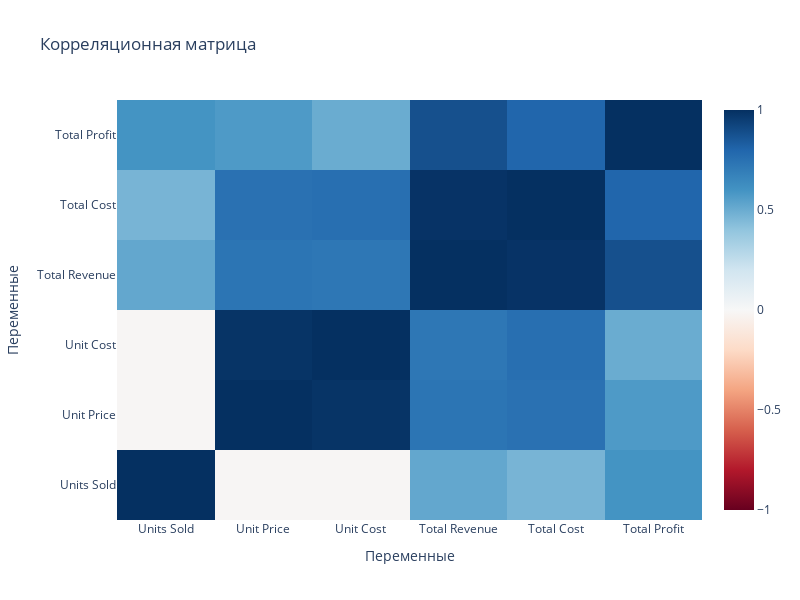

Write notebook code for a chart like this one.
### Code cell
import plotly.express as px
import plotly.graph_objects as go

# Рассчитываем корреляционную матрицу
correlation_matrix = df[['Units Sold', 'Unit Price', 'Unit Cost', 'Total Revenue', 'Total Cost', 'Total Profit']].corr()

# Создаем график с использованием plotly
fig = go.Figure(data=go.Heatmap(
    z=correlation_matrix.values,
    x=correlation_matrix.columns,
    y=correlation_matrix.index,
    colorscale='RdBu',
    zmin=-1, zmax=1,
    text=correlation_matrix.round(2).values,  # Аннотируем каждую ячейку значением корреляции
    hovertemplate='%{x} <br>%{y}: %{text}<extra></extra>',  # Добавляем подсказку при наведении
))

# Добавляем титул и показываем график
fig.update_layout(
    title='Корреляционная матрица',
    xaxis_title='Переменные',
    yaxis_title='Переменные',
    width=800, height=600
)

fig.show()

### Figure 1 — Plotly figure (JSON) as saved in the notebook; plotly's stock layout.template omitted (floating-point values rounded to 4 significant figures)
{"data": [{"colorscale": [[0, "rgb(103,0,31)"], [0.1, "rgb(178,24,43)"], [0.2, "rgb(214,96,77)"], [0.3, "rgb(244,165,130)"], [0.4, "rgb(253,219,199)"], [0.5, "rgb(247,247,247)"], [0.6, "rgb(209,229,240)"], [0.7, "rgb(146,197,222)"], [0.8, "rgb(67,147,195)"], [0.9, "rgb(33,102,172)"], [1, "rgb(5,48,97)"]], "hovertemplate": "%{x} <br>%{y}: %{text}<extra></extra>", "text": [[1.0, -0.01, -0.01, 0.52, 0.47, 0.6], [-0.01, 1.0, 0.99, 0.73, 0.75, 0.57], [-0.01, 0.99, 1.0, 0.72, 0.76, 0.5], [0.52, 0.73, 0.72, 1.0, 0.99, 0.88], [0.47, 0.75, 0.76, 0.99, 1.0, 0.8], [0.6, 0.57, 0.5, 0.88, 0.8, 1.0]], "type": "heatmap", "x": ["Units Sold", "Unit Price", "Unit Cost", "Total Revenue", "Total Cost", "Total Profit"], "y": ["Units Sold", "Unit Price", "Unit Cost", "Total Revenue", "Total Cost", "Total Profit"], "z": [[1.0, -0.01298, -0.01244, 0.5186, 0.4662, 0.5975], [-0.01298, 1.0, 0.9863, 0.7332, 0.7492, 0.5711], [-0.01244, 0.9863, 1.0, 0.7233, 0.7598, 0.5003], [0.5186, 0.7332, 0.7233, 1.0, 0.9879, 0.882], [0.4662, 0.7492, 0.7598, 0.9879, 1.0, 0.7982], [0.5975, 0.5711, 0.5003, 0.882, 0.7982, 1.0]], "zmax": 1, "zmin": -1}], "layout": {"height": 600, "title": {"text": "Корреляционная матрица"}, "width": 800, "xaxis": {"title": {"text": "Переменные"}}, "yaxis": {"title": {"text": "Переменные"}}}}
